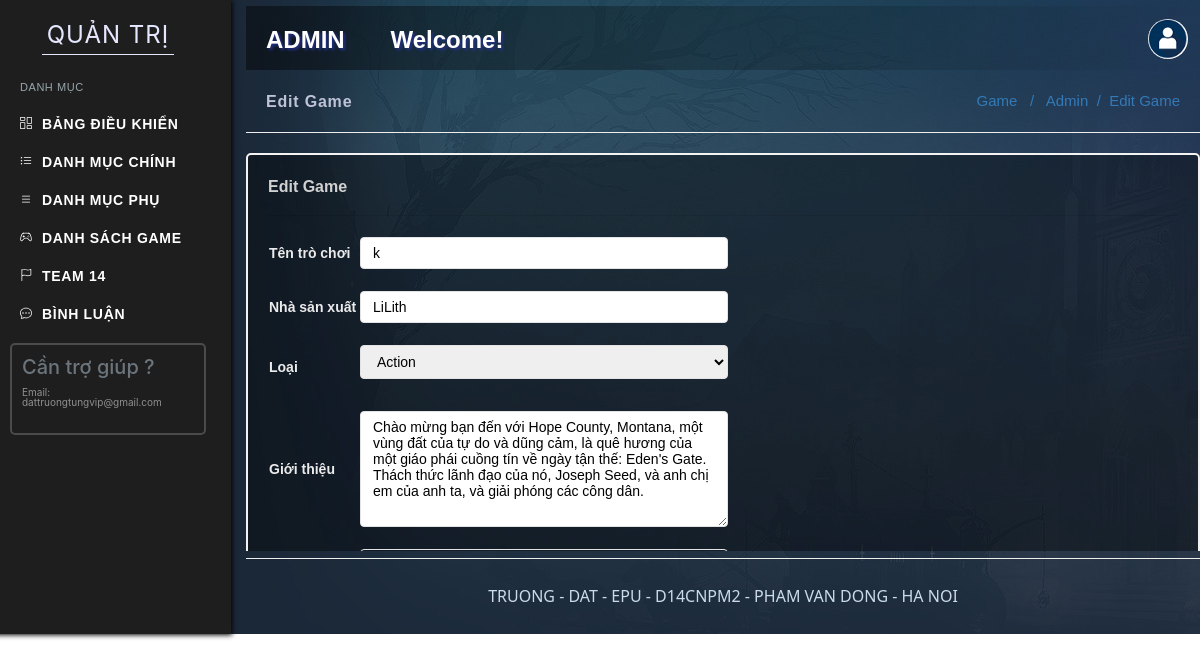
Page /webgame/admin/edit-game.php?cid=1 on the committed database.
### tables this page shows
CREATE TABLE `games` (
  `id` int(10) NOT NULL,
  `name` varchar(50) NOT NULL,
  `developer` varchar(200) NOT NULL,
  `IdCategory` int(10) NOT NULL,
  `intro` varchar(500) NOT NULL,
  `version` varchar(10) NOT NULL,
  `price` int(20) NOT NULL,
  `size` int(20) NOT NULL,
  `date` timestamp NOT NULL DEFAULT current_timestamp() ON UPDATE current_timestamp(),
  `image` varchar(200) NOT NULL,
  `internet` varchar(10) NOT NULL,
  `is_Active` int(10) NOT NULL
);

### webgame/admin/edit-game.php (the view, shortened to what this page needs)
<?php
include('includes/config.php');
?>
<!DOCTYPE html>
<html lang="en">
    <head>
        <link rel="stylesheet" href="https://maxcdn.bootstrapcdn.com/bootstrap/4.0.0/css/bootstrap.min.css">
        <link rel="stylesheet" href="css/style-dashboard.css">
</head>
<body >
    <div class="wrapper" id="header-d">
        <div class="row">
            <?php include('includes/left-dashb.php');?>
            <div  id="noidung">
                <?php include('includes/top-dashb.php');?>
                <div class="divBox">
                    <div class="divTitle">
                        <div class="txtTitle">Edit Game</div>
                        <div class="txtLink"><span>Game &nbsp;</span> / <span>&nbsp; Admin&nbsp;  </span> /&nbsp; Edit Game </div>
                    </div>
                    <div class="insideBox">
                        <div>
                            <span>Edit Game</span>
                            <hr>
                            <div>
                            <?php
                            $catid=intval($_GET['cid']);
                            $query=mysqli_query($con,"select * from  games where is_Active=1 and id='$catid'");
                            while($row=mysqli_fetch_array($query))
                            {
                            ?>
                                <form method="post" >
                                    <table class="form-input">
                                        <tr>
                                            <td style="width:10%;">Tên trò chơi</td>
                                            <td><input name="name-game" class="inp"value="<?php echo $row['name']; ?>" type="text"></td>
                                        </tr>
                                        <tr style="height:20px;"></tr>
                                        <tr>
                                            <td style="width:10%;">Nhà sản xuất</td>
                                            <td><input name="developer" class="inp" type="text" value="<?php echo $row['developer']; ?>"></td>
                                        </tr>
                                        <tr style="height:20px;"></tr>
                                        <tr>
                                            <td>Loại</td>
                                            <td>
                                                <select class="inp" style="margin-bottom: 10px;" name="category">
                                                <?php
                                                $ret=mysqli_query($con,"select IdCategory,CategoryName from category where Is_Active=1");
                                                while($result=mysqli_fetch_array($ret))
                                                { ?>
                                                    <option value="<?php echo $result['IdCategory']?>"><?php echo $result['CategoryName'] ?></option>
                                                <?php } ?>
                                                </select>
                                            </td>
                                        </tr>
                                        <tr style="height:20px;"></tr>
                                        <tr>
                                            <td>Giới thiệu</td>
                                            <td>
                                                <textarea name="intro" class="inp"><?php echo $row['intro']; ?></textarea>
                                            </td>
                                        </tr>
                                        <tr style="height:20px;"></tr>
                                        <tr>
                                            <td>Ảnh</td>
                                            <td>
                                                <input type="file" name="image" class="inp" value="<?php echo $row['image']; ?>" id="">
                                            </td>
                                        </tr>
                                    </table>
                                </form>
                                <?php } ?>
                            </div>
                        </div>
                    </div>
                </div>
                <footer>TRUONG - DAT - EPU - D14CNPM2 - PHAM VAN DONG - HA NOI</footer>
            </div>
        </div>
    </div>
</body>
</html>

### webgame/admin/css/style-dashboard.css (style rules this page uses)
#noidung { background-image: url('./../images/banner-04.jpg'); width: 80%; padding-left: 15px; padding-right: 15px; }
footer { text-align: center; font-family: 'Segoe UI', Tahoma, Geneva, Verdana, sans-serif; color: #c9dbe9; padding-top: 25px; border-top: 1px solid #eee; }
.divBox { width: 100%; height: 77%; }
.divTitle { width: 100%; height: 63px; padding: 20px; border-bottom: 1px solid #eee; }
.txtTitle { letter-spacing: .05em; font-size: 16px; font-weight: bold; color: #bfc3d7; font-family: 'Hind Madurai', sans-serif; display: inline-block; }
.txtLink { font-family: 'Varela Round', sans-serif; list-style: none; color: #337ab7; text-decoration: none; display: inline-block; float: right; box-sizing: border-box; font-size: 15px; }
.txtLink>span { cursor: pointer; }
.insideBox { width: 100%; max-height: 418.17px; height: 100%; overflow-x: hidden; overflow-y: auto; }
hr { margin-bottom: 20px; }
.insideBox>div { background-color: #01010263; margin-top: 20px; padding: 20px; border: 2px solid #f3f3f3; border-radius: 5px; }
.insideBox>div>span { font-weight: 600; font-family: 'Hind Madurai', sans-serif; font-size: 16px; color:#d1d1d1; margin-bottom: 20px; }
.form-input { width: 100%; font-weight: 600; font-family: 'Hind Madurai', sans-serif; color: #797979; font-size: 14px; }
.inp { border: 1px solid #e3e3e3; border-radius: 4px; padding: 7px 12px; width: 45%; }
textarea { height: 116px; }

### rows in the picture
games: developer "LiLith", intro "Chào mừng bạn đến với Hope County, Montana, một vùng đất của tự do và dũng cảm, là quê hương của một giáo phái cuồng tín về ngày tận thế: Eden's Gate. Thách thức lãnh đạo của nó, Joseph Seed, và anh chị em của anh ta, và giải phóng các công dân."

### other values in the picture
form field category "Action"
